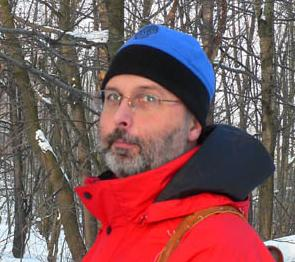
#> input picture DAI/big/Peter Borovansky.jpg, 295 x 262 px
$ jupyter execute FaceDetectAndPreprocess.ipynb
#> lines starting #> are read from the running program, lines starting #| are printed output that depends on the picture
[cell 1]
import cv2
import matplotlib.pyplot as plt
from matplotlib.patches import Rectangle

[cell 2]
# kontrola na Ivorovi, Vladovi a  Borovanskom len tak zo srandy


# Face classifier

# Default - nenasiel Vlada
face_cascade = cv2.CascadeClassifier("classifiers/haarcascade_frontalface_default.xml")

# Alt - nenasiel Borovanskeho a Vlada
#face_cascade = cv2.CascadeClassifier("classifiers/haarcascade_frontalface_alt.xml")

# Alt 2 - nenasiel Borovanskeho a Vlada
#face_cascade = cv2.CascadeClassifier("classifiers/haarcascade_frontalface_alt2.xml")

# Alt tree - nenasiel ani jedneho
#face_cascade = cv2.CascadeClassifier("classifiers/haarcascade_frontalface_alt_tree.xml")


# Eye classiefier

# Default - najde nieco ale aj blbosti - u Vlada to oci nenaslo
eye_cascade = cv2.CascadeClassifier('classifiers/haarcascade_eye.xml')

# Tree (eyeglasses) - nenachadza blbosti ale ani Vlada
#eye_cascade = cv2.CascadeClassifier('classifiers/haarcascade_eye_tree_eyeglasses.xml')


# Smile classifier
smile_cascade = cv2.CascadeClassifier('classifiers/haarcascade_smile.xml')


# Left eye
lEye_cascade = cv2.CascadeClassifier('classifiers/haarcascade_lefteye_2splits.xml')

# Right eye
rEye_cascade = cv2.CascadeClassifier('classifiers/haarcascade_righteye_2splits.xml')

# upravov parametrov sa daju ziskat lepsie vysledky

### PARAMETERS OF DETECT
Amongst these parameters, you need to pay more attention to four of them:

scaleFactor – Parameter specifying how much the image size is reduced at each image scale.
Basically, the scale factor is used to create your scale pyramid. More explanation, your model has a fixed size defined during training, which is visible in the XML. This means that this size of the face is detected in the image if present. However, by rescaling the input image, you can resize a larger face to a smaller one, making it detectable by the algorithm.

1.05 is a good possible value for this, which means you use a small step for resizing, i.e. reduce the size by 5%, you increase the chance of a matching size with the model for detection is found. This also means that the algorithm works slower since it is more thorough. You may increase it to as much as 1.4 for faster detection, with the risk of missing some faces altogether.

minNeighbors – Parameter specifying how many neighbors each candidate rectangle should have to retain it.
This parameter will affect the quality of the detected faces. Higher value results in fewer detections but with higher quality. 3~6 is a good value for it.

minSize – Minimum possible object size. Objects smaller than that are ignored.
This parameter determines how small size you want to detect. You decide it! Usually, [30, 30] is a good start for face detection.

maxSize – Maximum possible object size. Objects bigger than this are ignored.
This parameter determines how big size you want to detect. Again, you decide it! Usually, you don't need to set it manually, the default value assumes you want to detect without an upper limit on the size of the face.

[cell 3]
# capture frames from a camera
#cap = cv2.VideoCapture(0)

fig, ax = plt.subplots(1,3,figsize=(15, 9))

# reads frames from a camera
#ret, img = cap.read()
imgs = [cv2.imread("DAI/big/Peter Borovansky.jpg"),
        cv2.imread("DAI/big/Vladimir Boza.jpg"),
        cv2.imread("DAI/big/Ivor Uhliarik.jpg")]
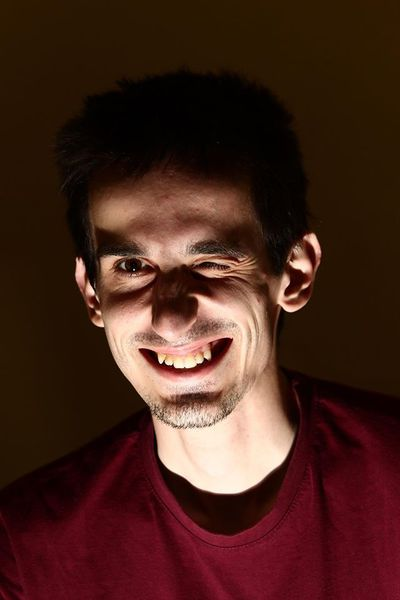
#> input picture DAI/big/Vladimir Boza.jpg, 400 x 600 px
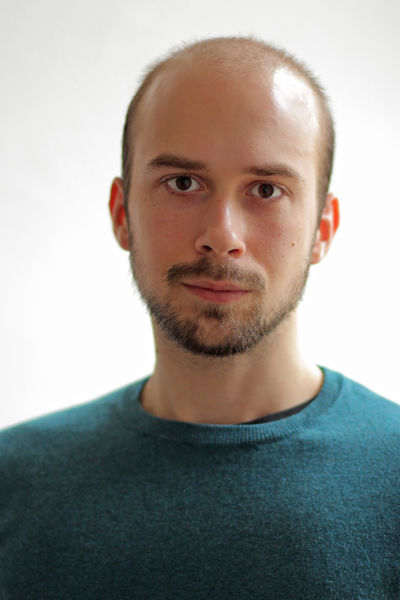
#> input picture DAI/big/Ivor Uhliarik.jpg, 400 x 600 px
for i, img  in enumerate(imgs):
    print(img.shape)

    # convert to gray scale of each frames
    gray = cv2.cvtColor(img, cv2.COLOR_BGR2GRAY)

    img2 = cv2.cvtColor(img, cv2.COLOR_RGB2BGR)
    ax[i].imshow(img2)


    # Detects faces of different sizes in the input image
    faces = ()
    eyes = ()
    smiles = ()
    leftEyes = ()
    rightEyes = ()
    faces = face_cascade.detectMultiScale(gray,
                                          scaleFactor = 1.1,
                                          minNeighbors = 2) # 1 a 2 najde u Bora 2 tvare, 3+ nenajde Vlada
    eyes = eye_cascade.detectMultiScale(gray,
                                        scaleFactor = 1.3,
                                        minNeighbors = 4)
    smiles = smile_cascade.detectMultiScale(gray,
                                            scaleFactor = 1.85,
                                            minNeighbors = 10)
    """
    leftEyes = lEye_cascade.detectMultiScale(gray,
                                             scaleFactor = 1.1,
                                             minNeighbors = 10)
    rightEyes = rEye_cascade.detectMultiScale(gray,
                                              scaleFactor = 1.1,
                                              minNeighbors = 10)
    """
    #print(faces)
    #print(eyes)
    #print(smiles)

    for (x,y,w,h) in faces:
        # To draw a rectangle in a face
        cv2.rectangle(img,(x,y),(x+w,y+h),(255,255,0),2)
        ax[i].add_patch(Rectangle((x, y), w, h,
                               edgecolor='red',
                               facecolor='none',
                               lw=4))

    for (x,y,w,h) in eyes:
        # To draw a rectangle in a face
        cv2.rectangle(img,(x,y),(x+w,y+h),(255,255,0),2)
        ax[i].add_patch(Rectangle((x, y), w, h,
                               edgecolor='blue',
                               facecolor='none',
                               lw=4))

    for (x,y,w,h) in smiles:
        # To draw a rectangle in a face
        cv2.rectangle(img,(x,y),(x+w,y+h),(255,255,0),2)
        ax[i].add_patch(Rectangle((x, y), w, h,
                               edgecolor='green',
                               facecolor='none',
                               lw=4))

    """
    for (x,y,w,h) in leftEyes:
        # To draw a rectangle in a face
        cv2.rectangle(img,(x,y),(x+w,y+h),(255,255,0),2)
        ax[i].add_patch(Rectangle((x, y), w, h,
                               edgecolor='pink',
                               facecolor='none',
                               lw=4))

    for (x,y,w,h) in rightEyes:
        # To draw a rectangle in a face
        cv2.rectangle(img,(x,y),(x+w,y+h),(255,255,0),2)
        ax[i].add_patch(Rectangle((x, y), w, h,
                               edgecolor='yellow',
                               facecolor='none',
                               lw=4))
    """

    # hladanie oci v tvari
    """
    for (x,y,w,h) in faces:
        # To draw a rectangle in a face
        ax[i].add_patch(Rectangle((x, y), w, h,
                                  edgecolor='black',
                                  facecolor='none',
                                  lw=2))
        roi_gray = gray[y:y+h, x:x+w]
        roi_color = img[y:y+h, x:x+w]

        # Detects eyes of different sizes in the input image
        eyes2 = eye_cascade.detectMultiScale(roi_gray,
                                             scaleFactor = 1.3,
                                             minNeighbors = 4)

        #To draw a rectangle in eyes
        for (ex,ey,ew,eh) in eyes2:
            ax[i].add_patch(Rectangle((x+ex, y+ey), ew, eh,
                                      edgecolor='white',
                                      facecolor='none',
                                      lw=2))
    """
#> this loop made 3 passes
#| (262, 295, 3)
#| (600, 400, 3)
#| (600, 400, 3)
#> pass 1, `gray = cv2.cvtColor(img, cv2.COLOR_BGR2GRAY)`:
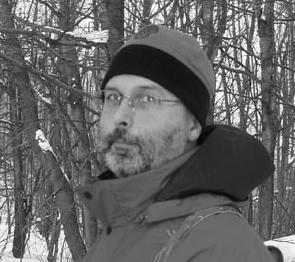
#> gray: shape (262, 295); min 3, max 255, mean 101.6
#> pass 2, `gray = cv2.cvtColor(img, cv2.COLOR_BGR2GRAY)`:
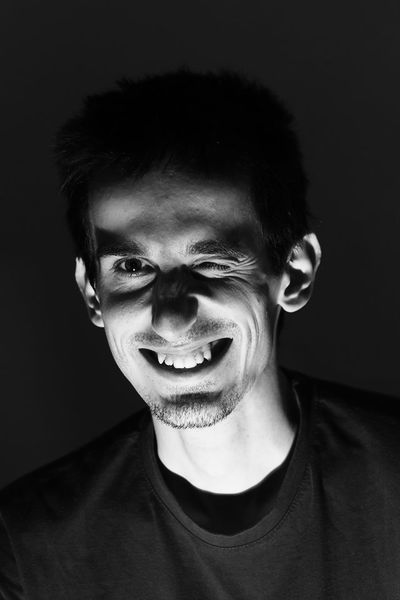
#> gray: shape (600, 400); min 0, max 252, mean 45.5
#> after the loop:
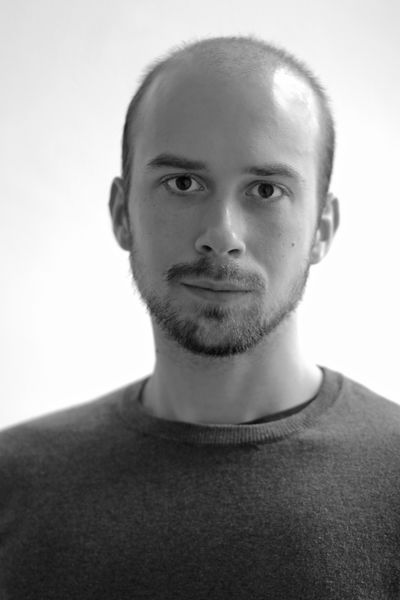
#> gray: shape (600, 400); min 0, max 255, mean 150.8

#cv2.imshow('img',img)
plt.show()
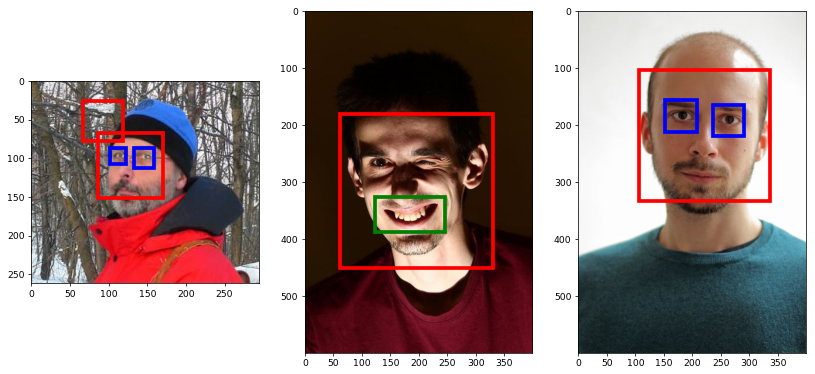
#> figure drawn by matplotlib, 3 panels


# Close the window
#cap.release()

# De-allocate any associated memory usage
#cv2.destroyAllWindows()
